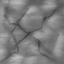

Rendered tile map (Tiled .tmx) drawn with the repository's tilesets; below, a short description and the map source with its tile grids summarised:
An orthogonal 1x1 tile map with 64x64 px tiles, 1 tile layer (Tile Layer 1), 2 tilesets and 8 objects.

<map version="1.0" orientation="orthogonal" renderorder="right-down" width="1" height="1" tilewidth="64" tileheight="64" nextobjectid="1">
 <tileset firstgid="1" name="image" tilewidth="64" tileheight="64" tilecount="256">
  <image source="../../Art/Tiles/image.png" width="1024" height="1024" />
  <tile id="2">
   <objectgroup draworder="index">
    <object id="0" x="0" y="0" width="64" height="64" />
   </objectgroup>
  </tile>
  <tile id="3">
   <objectgroup draworder="index">
    <object id="0" x="42" y="34" width="6" />
    <object id="0" x="0" y="0" width="64" height="64" />
   </objectgroup>
  </tile>
  <tile id="21">
   <objectgroup draworder="index">
    <object id="0" x="-2" y="-2" width="66" height="66" />
   </objectgroup>
  </tile>
  <tile id="36">
   <objectgroup draworder="index">
    <object id="0" x="0" y="0" width="64" height="64" />
   </objectgroup>
  </tile>
  <tile id="52">
   <objectgroup draworder="index">
    <object id="0" x="25" y="14" width="1" />
    <object id="0" x="0" y="0" width="64" height="64" />
   </objectgroup>
  </tile>
  <tile id="83">
   <objectgroup draworder="index" />
  </tile>
 </tileset>
 <tileset firstgid="257" name="BreakBlock" tilewidth="64" tileheight="64" tilecount="1">
  <image source="../../Art/Tiles/BreakBlock.png" width="64" height="64" />
  <tile id="0">
   <objectgroup draworder="index">
    <object id="0" x="0" y="0" width="64" height="64" />
   </objectgroup>
  </tile>
 </tileset>
 <layer name="Tile Layer 1" width="1" height="1">
  <data>[1 cells, 1 non-empty, 1 distinct tile ids]</data>
 </layer>
</map>
